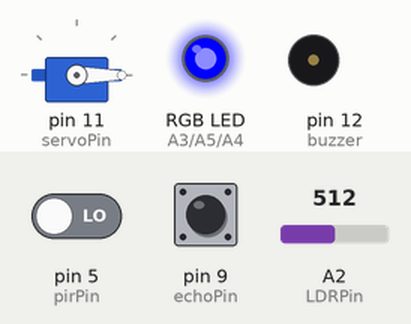
Bench run of a sketch on a simulated Arduino Uno, built with avr-gcc and run on an emulated ATmega328P. Parts: servo, an RGB LED mixed from three pins (HIGH = lit), buzzer (waves = sounding). The test bench sets the inputs (shaded band); at power-on: pin 5 (pirPin) LOW, pin 9 (echoPin) LOW, A2 (LDRPin) = 512. Pins used as bus, display or sensor lines are not drawn; what the sketch prints to the serial monitor is not drawn.

Above: at 2.2 s.
2.3 s: pin 5 (pirPin) driven HIGH
At 3.19 s:
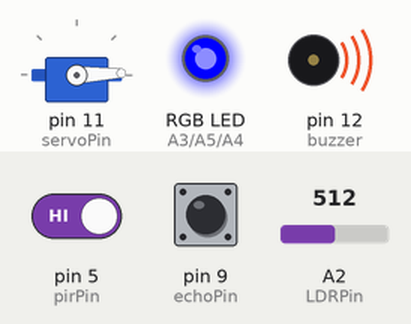
At 5.7 s:
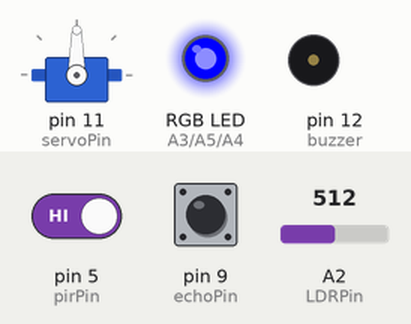
10.0 s: pin 9 (echoPin) pulsed HIGH 2 times (0.12 s each, 0.3 s apart)
At 11.28 s:
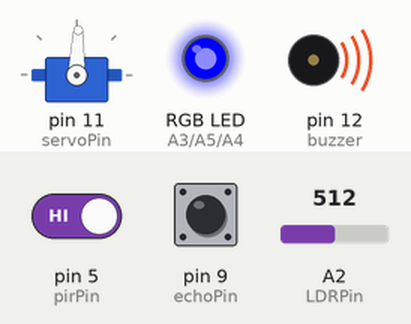
13.5 s: A2 (LDRPin) set to 12
17.7 s: A2 (LDRPin) set to 9
Timing chart, 0 to 22.2 s (numbered marks = the images above; inputs shaded):
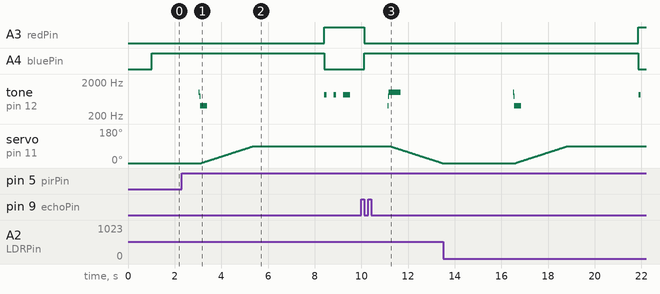

The sketch:

majorsourcecode.ino
```cpp
#include <Servo.h>
#include <U8x8lib.h>
Servo myservo;

//Pin variables
int pirPin = 5; //Pin at which PIR Sensor is connected
int LDRPin = A2;//Pin at which LDR is connected
int buzzer = 12;//Pin at which Buzzer is connected
int servoPin = 11;//Pin at which Servo is connected
int trigPin = 10;//Pin at which Trigger is connected
int echoPin = 9;//Pin at which Echo is connected
int redPin = A3;//Pin at which RED RGB pin is connected
int greenPin = A5;//Pin at which GREEN RGB pin is connected
int bluePin = A4;//Pin at which BLUE RGB pin is connected

//Storage variables for later use.
int pirValue = 0;
int pos = 0;
int LDRValue = 0;
long duration;
int distance;
int looper = 0;
int doorCounter = 0;
int javaLooper = 1;

//Method to send an integer value to Java (changes each time door is opened)
void sendData() {
 const auto value = doorCounter;
 const byte data[] = {0, 0, highByte(value), lowByte(value)};
 Serial.write(data, 4);
 Serial.println();
}

void setup() {
  Serial.begin(9600);
//Initalizing Pin Modes
  pinMode(pirPin,INPUT);
  pinMode(LDRPin,INPUT);
  pinMode(echoPin,INPUT);
  pinMode(trigPin,OUTPUT);
  pinMode(buzzer,OUTPUT);
  pinMode(redPin, OUTPUT);
  pinMode(greenPin, OUTPUT);
  pinMode(bluePin, OUTPUT);
  myservo.attach(servoPin);

  myservo.write(0);//Servo Starting Position

  delay(1000);
}//void setup


//Method to change the colour of the RGB LED
void setColor(int red, int green, int blue)
{
  //Obtaining RGB Value
  #ifdef COMMON_ANODE
    red = 255 - red;
    green = 255 - green;
    blue = 255 - blue;
  #endif
  //Overwriting existing RGB values
  analogWrite(redPin, red);
  analogWrite(greenPin, green);
  analogWrite(bluePin, blue);
}//setColor


void loop() {
  //Recieves byte from Java
 const auto receivedData = Serial.read();

 //Turns System Off
  if (receivedData == 0){
    javaLooper *=-1;
    return;
  }

   //Manually opens the door and closes it after 2 seconds

  else if(receivedData == 255){
    tone(buzzer,1000,500);
    delay(25);
    tone(buzzer,750,500);
    delay(25);
    tone(buzzer,400,300);
    delay(25);
     //Door is opened for [BLANK AMOUNT OF TIME]
    for(pos = 0; pos<=90;pos++){
      myservo.write(pos);
      delay(25);
    }//for

  delay(2000);//Time door is opened for
    //Buzzer sound is played
    tone(buzzer,400,300);
    delay(25);
    tone(buzzer,750,500);
    delay(25);
    tone(buzzer,1000,500);
    delay(25);

    //Door is moved
    for(pos = 90; pos>=0;pos--){
      myservo.write(pos);
      delay(25);
    }//for
    delay(2000);
    return;
  }

  //Sends info to Java to graph
  sendData();
  delay(10);
if(javaLooper > 0){
//The code only excutes when there is a high level of light detected
LDRValue = analogRead(LDRPin);
Serial.println(LDRValue);

//Brightness over 10 code will execute
if(LDRValue > 10){
  setColor(0, 0, 255);  // If LDR detects a high brightness level, a green light is displayed
  delay(1000);//Pause for 1 second

  digitalWrite(trigPin, LOW);//Initally determing the Outputing ultrasonic sensor pin as low
  delay(10);//Short pause; keeps steady flow


pirValue = digitalRead(pirPin);
if(pirValue == HIGH){
  doorCounter+=1;
   tone(buzzer,1000,500);
    delay(25);
    tone(buzzer,750,500);
    delay(25);
    tone(buzzer,400,300);
    delay(25);
     //Door is opened for [BLANK AMOUNT OF TIME]
    for(pos = 0; pos<=90;pos++){
      myservo.write(pos);
      delay(25);
    }//for

  delay(2000);//Time door is opened for

  //After door is opened, ultrasonic sound sensor detects if anything is in the way before closing the door
  digitalWrite(trigPin, HIGH);
  delay(10);
  digitalWrite(trigPin, LOW);
  duration = pulseIn(echoPin, HIGH);
  //Converting input value to a centimeter value to be later compared
  distance= duration*0.034/2;

  //'Error' Buzzer sound is repetivily played & Red light is displayed if an object comes [BLANK DISTANCE] away from the ultrasonic sound sensor
  while(looper == 0){
  setColor(255, 0, 0);  // Display a red colour
  delay(10);//Delay to enchance flow of code

     //Condition if an object is too close to the door; Buzzer makes a sound
    if(distance < 30){
      tone(buzzer,850,100);
      delay(400);
      tone(buzzer,850,100);
      delay(400);
      tone(buzzer,850,300);
      delay(400);

  //Obtains the distance of object from door
  digitalWrite(trigPin, HIGH);
  delay(10);
  digitalWrite(trigPin, LOW);
  duration = pulseIn(echoPin, HIGH);
  distance= duration*0.034/2;
        }//if

  //If the ultrasonic sound sensor does not detect a nearby object, the loop is broken
      else{
        looper=1;
      }//else
    }//while

     looper=0;//Reset the loop varible


  //When the door is begins to close

  setColor(0, 0, 255);  // Change the color back to green
  delay(1000);

    //Buzzer sound is played
    tone(buzzer,400,300);
    delay(25);
    tone(buzzer,750,500);
    delay(25);
    tone(buzzer,1000,500);
    delay(25);

    //Door is moved
    for(pos = 90; pos>=0;pos--){
      myservo.write(pos);
      delay(25);
    }//for
    delay(2000);
  pirValue = LOW;//Motion sensor is set back to a LOW state
  }//if PIR

  }//if LDR
  else{
   setColor(0, 255,0);
   delay(1000);
  }//else

}else{
  setColor(255, 0,0);
}//javaLooper if statement

}
```

Measured:
- after the input at 2.3 s, A3 (redPin): LOW → HIGH after 6.1 s; A4 (bluePin): HIGH → LOW after 6.1 s; tone on pin 12 (buzzer): plays 1000 Hz for 0.03 s, 750 Hz for 0.03 s, 400 Hz for 0.30 s, 850 Hz for 0.10 s, 850 Hz for 0.10 s, 850 Hz for 0.30 s, starting after 0.74 s; servo on pin 11 (servoPin): moves from 0° to 90° over 2.2 s, starting after 0.84 s
- after the input at 10.0 s, A3 (redPin): HIGH → LOW after 0.13 s; A4 (bluePin): LOW → HIGH after 0.13 s; servo on pin 11 (servoPin): moves from 90° to 0° over 2.2 s, starting after 1.2 s
